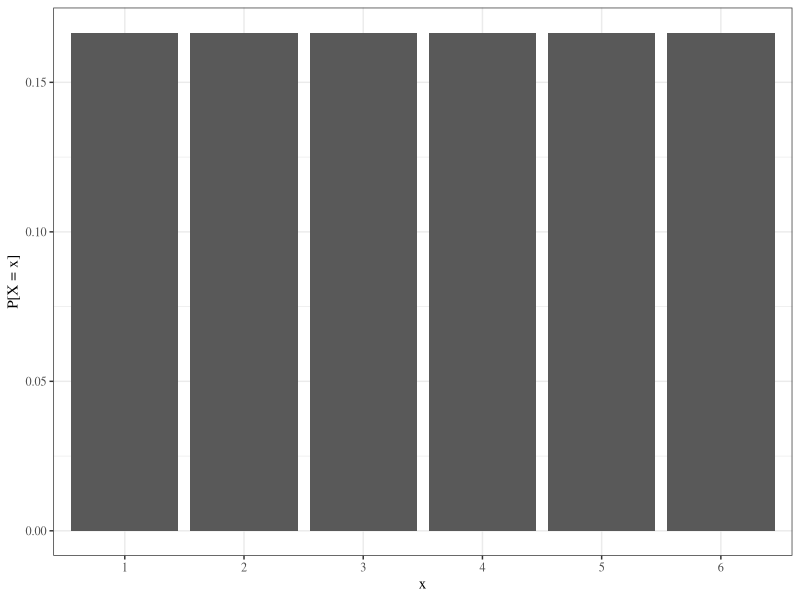
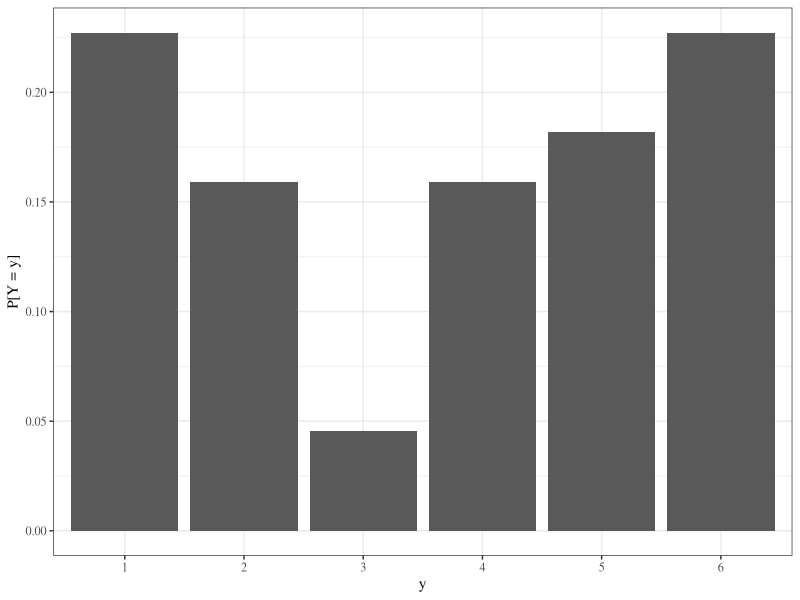
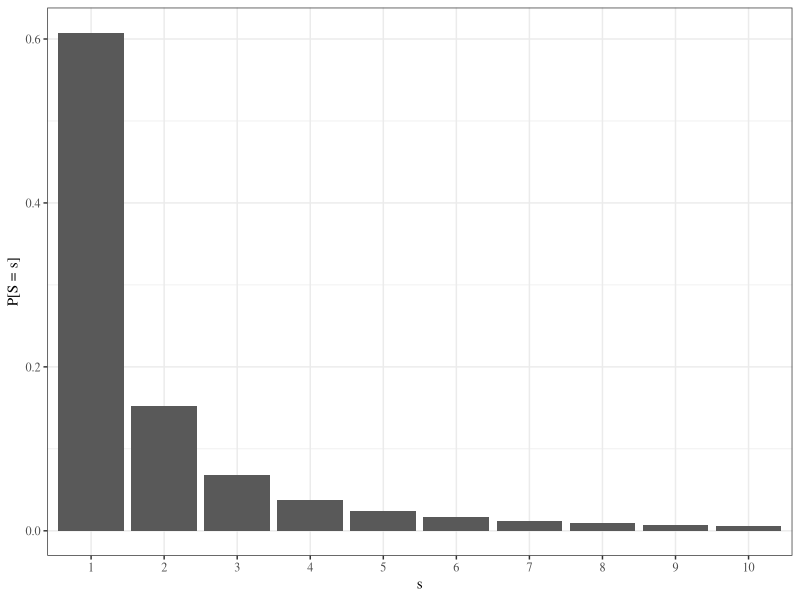
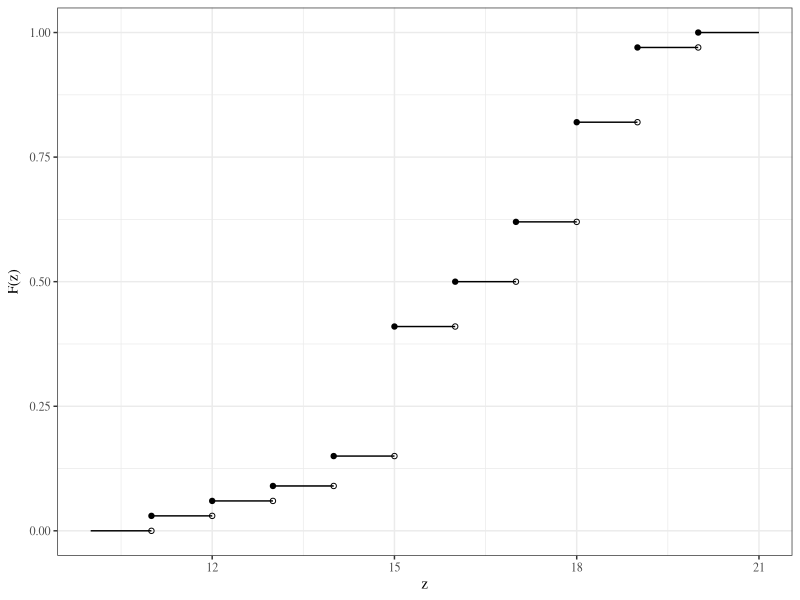

The R script that drew these images, in order:
## ---- chunk 1
library(knitr)
library(tidyverse)
library(xtable)
library(MASS)

knitr::opts_chunk$set(echo=FALSE, message=FALSE, warning=FALSE, fig.height = 2)
theme_set(theme_bw(base_family = "serif"))

set.seed(305)
## ---- chunk 2
x <- rep(1/6, 6)
y <- c(5/22, 7/44, 1/22, 7/44, 2/11, 5/22)

ggplot() +
  geom_bar(aes(factor(1:6), x), stat = "identity") +
  xlab("x") + ylab("P[X = x]")

ggplot() +
  geom_bar(aes(factor(1:6), y), stat = "identity") +
  xlab("y") + ylab("P[Y = y]")
## ---- chunk 3
s <- 1/(1:10)^2*(6/pi^2)
ggplot() +
  geom_bar(aes(factor(1:10), s), stat = "identity") +
  xlab("s") + ylab("P[S = s]")
## ---- chunk 4
z <- 10:20
F_z <- c(0, 0.03, 0.06, 0.09, 0.15, 0.41, 0.50, 0.62, 0.82, 0.97, 1)

ggplot() +
  geom_segment(aes(x = z, xend = z + 1), y = F_z, yend = F_z) +
  geom_point(aes(z[-1], F_z[-1])) +
  geom_point(aes(z[-length(z)] + 1, F_z[-length(F_z)]), pch = 1) +
  ylab(expression("F(z)"))
